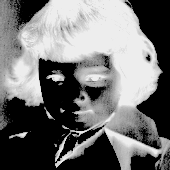
#> input picture g_pre.bmp, 170 x 170 px
$ python func_r.py
#> lines starting #> are read from the running program, lines starting #| are printed output that depends on the picture
from PIL import Image, ImageDraw
import numpy as np
import matplotlib.pyplot as plt
image = Image.open('g_pre.bmp')
#> image is the input picture: PIL image 170x170 P; min 0, max 237, mean 115.3
draw = ImageDraw.Draw(image)
width = image.size[0]
#> width = 170
height = image.size[1]
#> height = 170
pix = image.load()
n = np.zeros(256)
N = 0
a = np.zeros((width, height))
for i in range(width):
    for j in range(height):
        n[pix[i, j]] += 1
        N += 1
#> after the loop, N = 28900
for i in range(len(n)):
    n[i] = n[i]/N
s = np.zeros(256)
for i in range(256):
    for k in range(i):
        s[i] += n[k]
#> after the loop, s = 256 values from 0 to 0.641
plt.figure(figsize=(6, 4))
plt.grid()
plt.plot(s, linewidth=0.5)
plt.show()
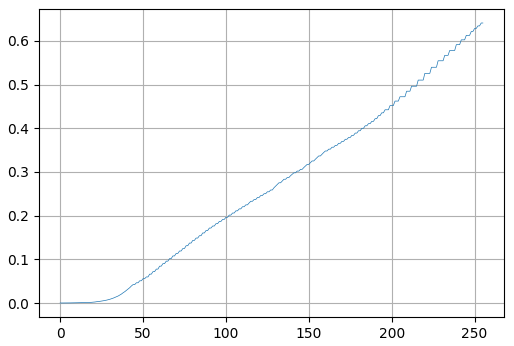
#> figure drawn by matplotlib, 1 panel; curve peaks at x = 254, y = 0.641

$ run again, with g_original.bmp copied over g_pre.bmp
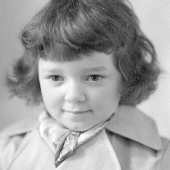
#> input picture g_original.bmp, 170 x 170 px
#> image is the input picture: PIL image 170x170 P; min 30, max 255, mean 158
#> `plt.show()`:
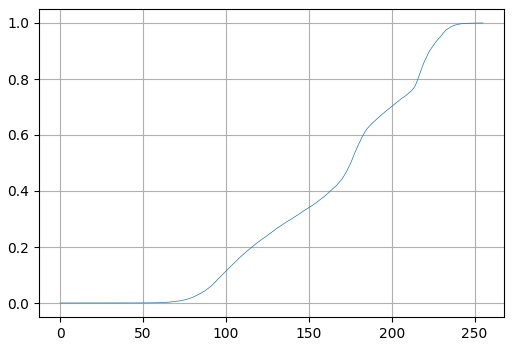
#> figure drawn by matplotlib, 1 panel; curve peaks at x = 254, y = 1
